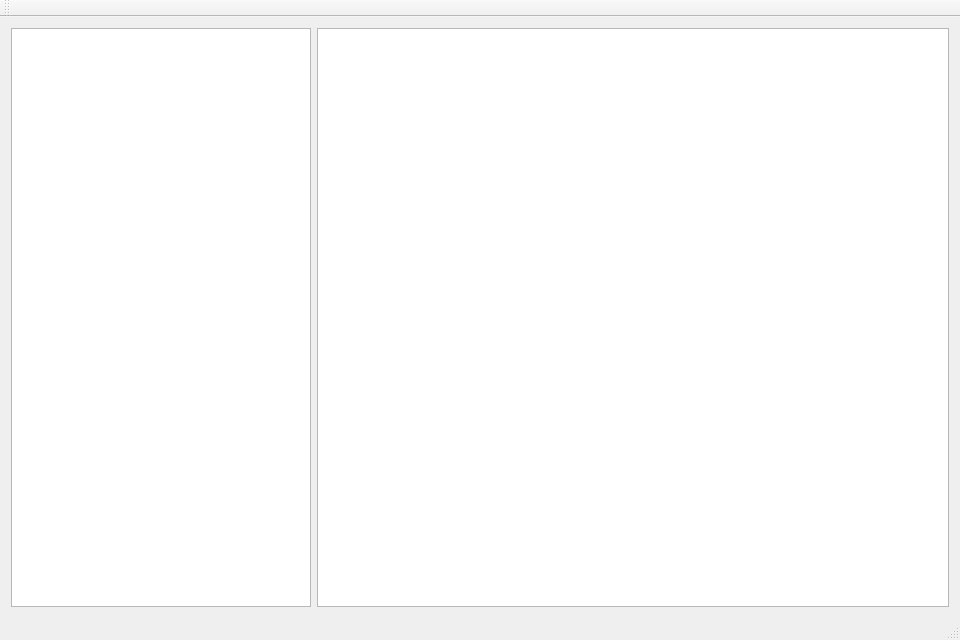
<?xml version="1.0" encoding="UTF-8"?>
<ui version="4.0">
 <class>MainWindow</class>
 <widget class="QMainWindow" name="MainWindow">
  <property name="geometry">
   <rect>
    <x>0</x>
    <y>0</y>
    <width>960</width>
    <height>640</height>
   </rect>
  </property>
  <property name="windowTitle">
   <string>MainWindow</string>
  </property>
  <widget class="QWidget" name="centralWidget">
   <layout class="QHBoxLayout" name="horizontalLayout_2">
    <item>
     <layout class="QHBoxLayout" name="horizontalLayout">
      <item>
       <widget class="QTreeView" name="treeView_dir">
        <property name="maximumSize">
         <size>
          <width>300</width>
          <height>16777215</height>
         </size>
        </property>
       </widget>
      </item>
      <item>
       <widget class="QListView" name="listView_files"/>
      </item>
     </layout>
    </item>
   </layout>
  </widget>
  <widget class="QMenuBar" name="menuBar">
   <property name="geometry">
    <rect>
     <x>0</x>
     <y>0</y>
     <width>960</width>
     <height>17</height>
    </rect>
   </property>
  </widget>
  <widget class="QToolBar" name="mainToolBar">
   <attribute name="toolBarArea">
    <enum>TopToolBarArea</enum>
   </attribute>
   <attribute name="toolBarBreak">
    <bool>false</bool>
   </attribute>
  </widget>
  <widget class="QStatusBar" name="statusBar"/>
 </widget>
 <layoutdefault spacing="6" margin="11"/>
 <resources/>
 <connections/>
</ui>
